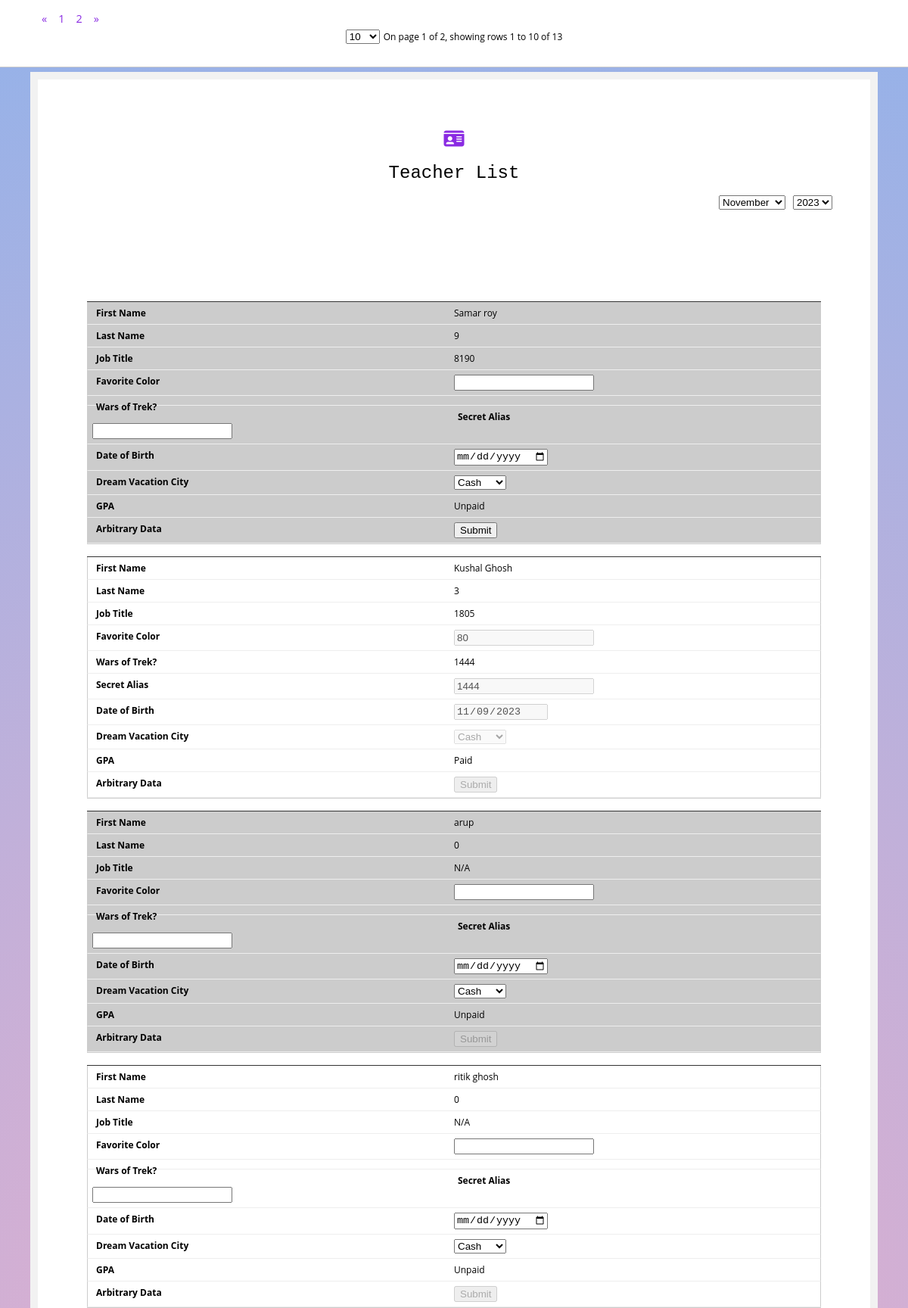
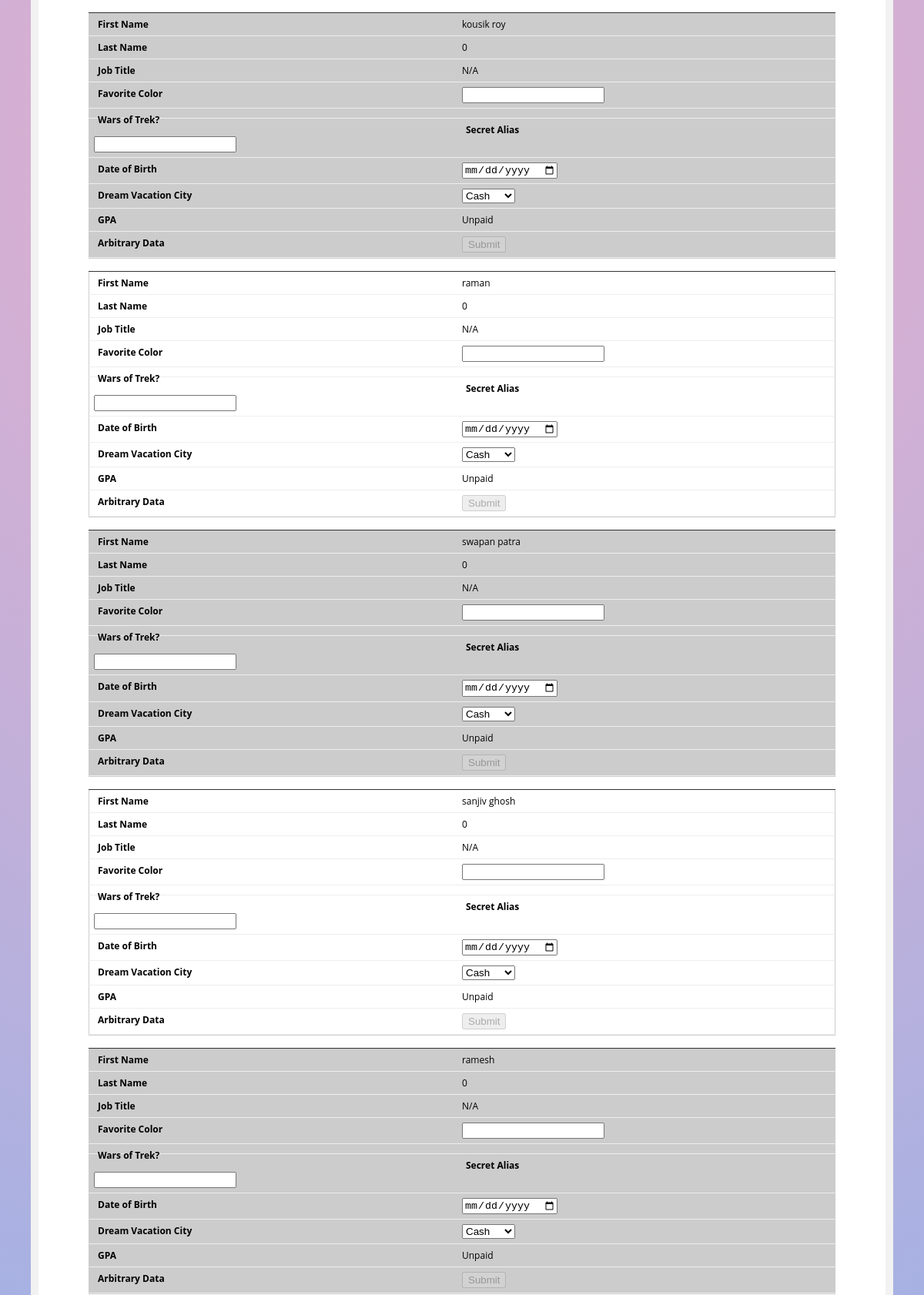
The app's page /teacher_payment.php (upper part) with its own data (2 pictures, top to bottom).
### tables this page shows
CREATE TABLE `teacher` (
  `Teacher_id` int(11) NOT NULL,
  `Teacher_name` varchar(255) NOT NULL,
  `Teacher_phone` varchar(10) NOT NULL,
  `Teacher_reg_id` varchar(255) NOT NULL,
  `Category_id` int(11) NOT NULL,
  `Status` char(1) NOT NULL DEFAULT 'Y'
);

CREATE TABLE `teacher_fees` (
  `teacher_fees_id` int(11) NOT NULL,
  `teacher_id` int(11) NOT NULL,
  `total_fees` int(11) NOT NULL,
  `percentage` int(11) NOT NULL,
  `actual_fees` int(11) NOT NULL,
  `date` date NOT NULL,
  `month` varchar(255) NOT NULL,
  `paid_by` varchar(255) NOT NULL
);

### teacher_payment.php (the view, shortened to what this page needs)
<?php
include("conn.php");
if(empty($_REQUEST['month'])){
    $curr_month=date("m");
    $curr_year=date("Y");
}
else{
    $curr_month=$_REQUEST['month'];
    $curr_year=$_REQUEST['year'];
}
$sql=mysqli_query($conn,"SELECT `teacher`.`Teacher_id` AS 'id',`Teacher_name`,COUNT(DISTINCT `Student_id`) AS 'Students',SUM(`Actual_fees`) AS 'Fees' FROM `student_activity` RIGHT  JOIN `teacher` ON `teacher`.`Teacher_id`=`student_activity`.`Teacher_id` GROUP BY `teacher`.`Teacher_id` ORDER BY  COUNT(DISTINCT `Student_id`) DESC") ;
?>
<!DOCTYPE html>
<html lang="en">
<head>
    <link rel = "stylesheet" href="https://cdnjs.cloudflare.com/ajax/libs/font-awesome/6.1.1/css/all.min.css" />
    <link rel="stylesheet"  href="teacher_payment.css">
</head>
<body>
<div class="form-box">
  <h1><a href="index.php"><i class="fa-sharp fa-solid fa-id-card"></i></a></h1>
  <h1>Teacher List</h1>
  <div style="display:flex;justify-content:end;gap:10px">
<select id="month" onchange="month(this.value)">
<option value="11" <?php if($curr_month=="11") echo "selected"; ?>>November</option>
</select>
<select id="year" onchange="year(this.value)">
<?php for($i=date("Y");$i>=2010;$i--){ ?>
    <option value="<?php echo $i; ?>" <?php if($curr_year==$i) echo "selected" ?>><?php echo $i; ?></option>
    <?php } ?>
</select>
</div>
<div id="DataTable">
  <div id="table_box_bootstrap"></div>
  <table>
    <tbody class="scroll-pane">
        <?php $i=0; while($arr=mysqli_fetch_array($sql)){?>
        <tr>
        <td data-teacher="<?php echo $arr['id']; ?>" id="teach_id-<?php echo $i; ?>"><?php echo $arr['Teacher_name'] ?></td>
        <td><?php echo $arr['Students']    ?></td>
        <td id="fees-<?php echo $i ?>"><?php echo $arr['Fees'] ?$arr['Fees']: "N/A"  ?></td>
        <?php $teacher_id=$arr['id'];
        $fees_sql=mysqli_fetch_array(mysqli_query($conn,"SELECT * FROM `teacher_fees` WHERE `teacher_id`='$teacher_id' AND `month` LIKE '$curr_year-$curr_month'")); ?>
        <td><input type="number" id="percent-<?php echo $i; ?>" <?php if($fees_sql){ ?>
            value="<?php echo $fees_sql['percentage']?>" disabled
        <?php } ?> onkeyup="calc(this.value,<?php echo $i; ?>)"></td>
        <td id="actual-<?php echo $i; ?>"><?php if($fees_sql) echo $fees_sql['percentage']/100*$arr['Fees']; ?></td>
        <td ><input type="text" id="renum-<?php echo $i; ?>" value="<?php if($fees_sql) echo $fees_sql['actual_fees']; ?>"  <?php if($fees_sql) echo "disabled"; ?>></td>
        <td><input type="date" id="date-<?php echo $i; ?>" <?php if($fees_sql){ ?>
            value="<?php echo $fees_sql['date']?>" disabled
        <?php } ?>></td>
        <td><select id="paid-<?php echo $i; ?>" <?php if($fees_sql) echo "disabled" ?>>
        <option value="cash" <?php if($fees_sql && $fees_sql['paid_by']=='cash') echo "selected"; ?>>Cash</option>
        </select>
        </td>
        <td><?php echo $fees_sql? "Paid" :"Unpaid"; ?></td>
        <td><input type="button" id="submit-<?php echo $i; ?>" value="Submit" <?php echo !$arr['Fees'] ? "disabled": "" ?> <?php if($fees_sql) echo "disabled" ?> onclick="sub(<?php echo $i; ?>)"></td>
        </tr>
        <?php $i++; } ?>
  </tbody>
</table>
</div>
        </div>
</body>
</html>

### teacher_payment.css (style rules this page uses)
body { counter-reset: my-sec-counter; font-family: 'Open Sans', sans-serif; font-size: 12px; background: rgb(238,174,202); background: radial-gradient(circle, rgba(238,174,202,1) 0%, rgba(148,178,233,1) 100%); margin-top: 95px; }
.form-box { max-width: 1000px; margin: auto; padding: 50px; background: #ffffff; border: 10px solid #f2f2f2; }
h1 { text-align: center; font-family:Arial, Helvetica, sans-serif; font: 2em "typewriter", monospace; align-self: center; }
#DataTable { position:relative; padding: 15px; box-sizing: border-box; }
table { width: 100%; border-collapse: collapse; }
td, th { padding: 6px; border: 1px solid #ccc; text-align: left; box-sizing: border-box; }
tr:nth-of-type(odd) { background: #eee; }
@media only screen 
          and (max-width: 760px), (min-device-width: 768px) 
          and (max-device-width: 1024px) { table { margin-top: 106px; } }
@media only screen 
          and (max-width: 760px), (min-device-width: 768px) 
          and (max-device-width: 1024px) { table, thead, tbody, th, td, tr { display: block; } }
@media only screen 
          and (max-width: 760px), (min-device-width: 768px) 
          and (max-device-width: 1024px) { tr { margin: 0 0 1rem 0; overflow: auto; border-bottom: 1px solid #ccc; } }
@media only screen 
          and (max-width: 760px), (min-device-width: 768px) 
          and (max-device-width: 1024px) { tbody tr:before { counter-increment: my-sec-counter; content: ""; background-color:#333; display: block; height: 1px; } }
@media only screen 
          and (max-width: 760px), (min-device-width: 768px) 
          and (max-device-width: 1024px) { tr:nth-child(odd) { background: #ccc; } }
@media only screen 
          and (max-width: 760px), (min-device-width: 768px) 
          and (max-device-width: 1024px) { td { border: none; border-bottom: 1px solid #eee; margin-right: 0%; display: block; border-right: 1px solid #ccc; border-left: 1px solid #ccc; box-sizing:border-box; } }
@media only screen 
          and (max-width: 760px), (min-device-width: 768px) 
          and (max-device-width: 1024px) { td:before { font-weight: bold; width: 50%; float:left; box-sizing:border-box; padding-left: 5px; } }
@media only screen 
          and (max-width: 760px), (min-device-width: 768px) 
          and (max-device-width: 1024px) { td:nth-of-type(1):before { content: "First Name"; } }
@media only screen 
          and (max-width: 760px), (min-device-width: 768px) 
          and (max-device-width: 1024px) { td:nth-of-type(2):before { content: "Last Name"; } }
@media only screen 
          and (max-width: 760px), (min-device-width: 768px) 
          and (max-device-width: 1024px) { td:nth-of-type(3):before { content: "Job Title"; } }
@media only screen 
          and (max-width: 760px), (min-device-width: 768px) 
          and (max-device-width: 1024px) { td:nth-of-type(4):before { content: "Favorite Color"; } }
@media only screen 
          and (max-width: 760px), (min-device-width: 768px) 
          and (max-device-width: 1024px) { td:nth-of-type(5):before { content: "Wars of Trek?"; } }
@media only screen 
          and (max-width: 760px), (min-device-width: 768px) 
          and (max-device-width: 1024px) { td:nth-of-type(6):before { content: "Secret Alias"; } }
@media only screen 
          and (max-width: 760px), (min-device-width: 768px) 
          and (max-device-width: 1024px) { td:nth-of-type(7):before { content: "Date of Birth"; } }
@media only screen 
          and (max-width: 760px), (min-device-width: 768px) 
          and (max-device-width: 1024px) { td:nth-of-type(8):before { content: "Dream Vacation City"; } }
@media only screen 
          and (max-width: 760px), (min-device-width: 768px) 
          and (max-device-width: 1024px) { td:nth-of-type(9):before { content: "GPA"; } }
@media only screen 
          and (max-width: 760px), (min-device-width: 768px) 
          and (max-device-width: 1024px) { td:nth-of-type(10):before { content: "Arbitrary Data"; } }
a { color: blueviolet; }

### records on screen
teacher: Teacher_name "Samar roy", Students "9", Fees "8190", shows "Unpaid"
teacher: Teacher_name "Kushal Ghosh", Students "3", Fees "1805", percentage "80", Fees "1444", actual_fees "1444", date "11/09/2023", shows "Paid"
teacher: Teacher_name "arup", Students "0", shows "N/A", shows "Unpaid"
teacher: Teacher_name "ritik ghosh", Students "0", shows "N/A", shows "Unpaid"
teacher: Teacher_name "kousik roy", Students "0", shows "N/A", shows "Unpaid"
teacher: Teacher_name "raman", Students "0", shows "N/A", shows "Unpaid"
teacher: Teacher_name "swapan patra", Students "0", shows "N/A", shows "Unpaid"
teacher: Teacher_name "sanjiv ghosh", Students "0", shows "N/A", shows "Unpaid"
teacher: Teacher_name "ramesh", Students "0", shows "N/A", shows "Unpaid"

### other values on screen
form field value "2023"
